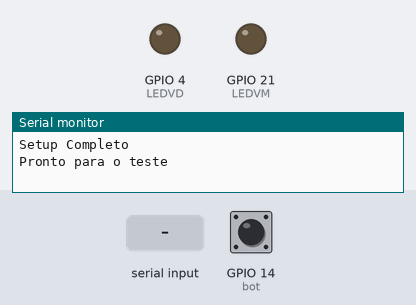
The sketch below on a simulated ESP32. Parts: output pins drawn as LEDs (lit = HIGH), the last lines printed to the serial monitor. The inputs (shaded band) are chosen by the test bench; at power-on: GPIO 14 (bot) HIGH.

Above: at 1.2 s.
1.3 s: GPIO 14 (bot) pulled LOW for 0.15 s
At 1.37 s:
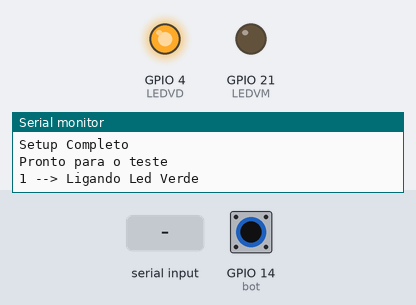
2.9 s: "3" received over the second serial link
At 3.4 s:
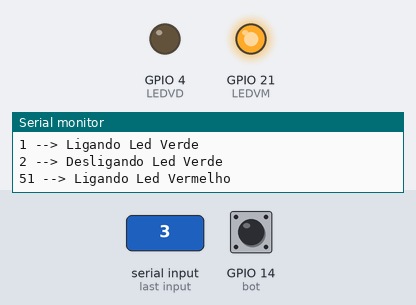
4.4 s: GPIO 14 (bot) pulled LOW for 1 s
At 5.2 s:
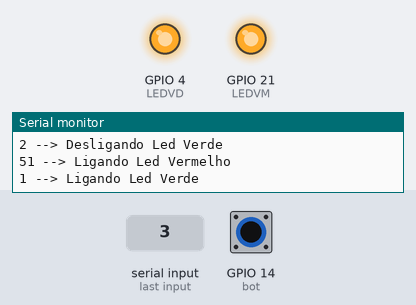
6.9 s: GPIO 14 (bot) pulled LOW for 3.2 s
At 11.3 s:
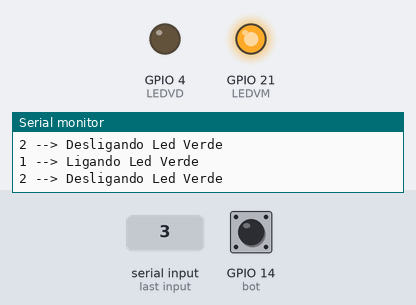
11.6 s: "4" received over the second serial link
At 12.4 s:
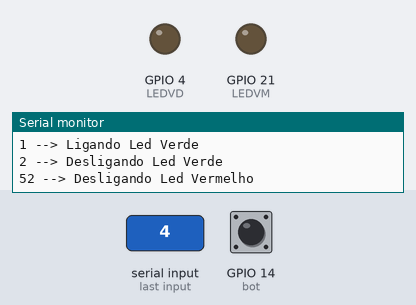
Timing chart, 0 to 14.1 s (numbered marks = the images above; inputs shaded):
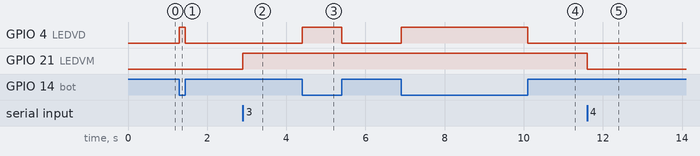

Measured:
- after the input at 1.3 s, GPIO 4 (LEDVD): LOW → HIGH at once, → LOW 0.15 s later
- after the input at 2.9 s, GPIO 21 (LEDVM): LOW → HIGH at once
- after the input at 4.4 s, GPIO 4 (LEDVD): LOW → HIGH at once, → LOW 1.0 s later
- after the input at 6.9 s, GPIO 4 (LEDVD): LOW → HIGH at once, → LOW 3.2 s later
- after the input at 11.6 s, GPIO 21 (LEDVM): HIGH → LOW at once

The sketch:

SerialtesterESP32.ino
```cpp
#define LEDVM 21
#define LEDVD 4
#define bot 14

int bounce = 0;

void setup() {
 Serial.begin(115200);
 Serial1.begin(115200);

 pinMode(LEDVM, OUTPUT);
 pinMode(LEDVD, OUTPUT);
 pinMode(bot, INPUT_PULLUP);

 digitalWrite(LEDVM, LOW);
 digitalWrite(LEDVD, LOW);


 Serial.println("Setup Completo \nPronto para o teste");
}

void loop() {


  int botState = digitalRead(bot);

  if(Serial1.available()>0){
    int comando = Serial1.read();
    //Serial.println(comando);
    if (comando == '3'){
      digitalWrite (LEDVM, HIGH);
      Serial.print(comando);
      Serial.println(" --> Ligando Led Vermelho");
    } else if (comando == '4'){
      digitalWrite (LEDVM, LOW);
      Serial.print(comando);
      Serial.println(" --> Desligando Led Vermelho");
    }
   }

  if(botState == LOW && bounce == 0){
    //Serial.println(botState);
    digitalWrite(LEDVD, HIGH);
    Serial.println("1 --> Ligando Led Verde");
    Serial1.write("1");
    bounce = 1;
    delay(50);}
    else if(botState == HIGH && bounce == 1){
     // Serial.println(botState);
      digitalWrite(LEDVD, LOW);
      Serial.println("2 --> Desligando Led Verde");
      Serial1.write("2");
      bounce =  0;
      delay(50);
    }
  }
```
